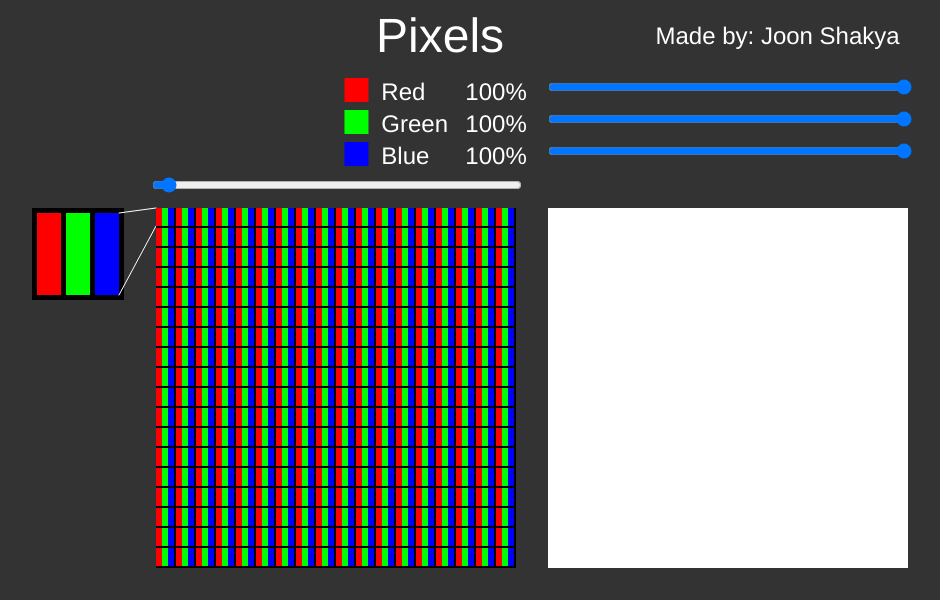
Frame 1 (no input)
Frame 60 (no input): identical to frame 1, image omitted
Frame 120 (the mouse pressed at the canvas centre since frame 60): identical to frame 1, image omitted

The p5.js sketch that drew this single still picture (run headless with seeded random() and noise() and a simulated clock; from frame 60 on, the mouse is pressed at the canvas centre):

// p5.js sketch
// ── sketch.js
var rColorSlider;
var gColorSlider;
var bColorSlider;
var pxWSlider;

function setup() {
  createCanvas(940, 600);
  rColorSlider = createSlider(0, 100, 100, 1);
  rColorSlider.style('width', '364px');
  rColorSlider.position(width / 2 + 76, 12 + 65);
  gColorSlider = createSlider(0, 100, 100, 1);
  gColorSlider.style('width', '364px');
  gColorSlider.position(width / 2 + 76, 44 + 65);
  bColorSlider = createSlider(0, 100, 100, 1);
  bColorSlider.style('width', '364px');
  bColorSlider.position(width / 2 + 76, 76 + 65);
  pxWSlider = createSlider(3, 120, 6, .1);
  pxWSlider.style('width', '370px');
  pxWSlider.position(150, 175);
}

function draw() {
  background(51);
  noStroke();

  rColor = rColorSlider.value() * 2.55;
  gColor = gColorSlider.value() * 2.55;
  bColor = bColorSlider.value() * 2.55;
  pxW = pxWSlider.value();
  pxGap = pxW / 3;
  refPxW = 24;
  refPxGap = 5;

  fill(255);
  textSize(48);
  text("Pixels", width / 2.5, 52);
  translate(68, 68);
  textSize(24);
  text("Made by: Joon Shakya", width / 1.6, -24);
  text("Red", width / 3, 32);
  text("Green", width / 3, 64);
  text("Blue", width / 3, 96);
  fill(255, 0, 0);
  rect(width / 3.4, 10, 24, 24);
  fill(0, 255, 0);
  rect(width / 3.4, 42, 24, 24);
  fill(0, 0, 255);
  rect(width / 3.4, 74, 24, 24);
  fill(255);
  text(rColorSlider.value() + "%", width / 3 + 84, 32);
  text(gColorSlider.value() + "%", width / 3 + 84, 64);
  text(bColorSlider.value() + "%", width / 3 + 84, 96);
  translate(-68, -68);

  translate(32, 208);
  fill(0);
  rect(0, 0, refPxW * 3 + refPxGap * 4, refPxW * 3 + refPxGap * 4);
  fill(rColor, 0, 0);
  rect(refPxGap + (refPxW + refPxGap) * 0, refPxGap, refPxW, refPxW * 3 + refPxGap * 2);
  fill(0, gColor, 0);
  rect(refPxGap + (refPxW + refPxGap) * 1, refPxGap, refPxW, refPxW * 3 + refPxGap * 2);
  fill(0, 0, bColor);
  rect(refPxGap + (refPxW + refPxGap) * 2, refPxGap, refPxW, refPxW * 3 + refPxGap * 2);
  stroke(255);
  line(92 - 5, 5, 92 + 32, 0);
  line(92 - 5, 92 - 5, 92 + 32, pxW * 3);
  noStroke();
  translate(516, 0);
  fill(rColor, gColor, bColor);
  rect(0, 0, 360, 360);
  translate(-360 - 32, 0);
  fill(0);
  rect(0, 0, 360, 360);
  for (var x = 0; x < 361 - pxW * 3; x = x + pxW * 3 + pxGap) {
    for (var y = 0; y < 361 - pxW * 3; y = y + pxW * 3 + pxGap) {
      fill(rColor, 0, 0);
      rect(0, 0, pxW, pxW * 3);
      fill(0, gColor, 0);
      rect(pxW, 0, pxW, pxW * 3);
      fill(0, 0, bColor);
      rect((pxW) * 2, 0, pxW, pxW * 3);
      translate(0, pxW * 3 + pxGap);
    }
    translate(pxW * 3 + pxGap, -y);
  }
  // end of draw()
}
